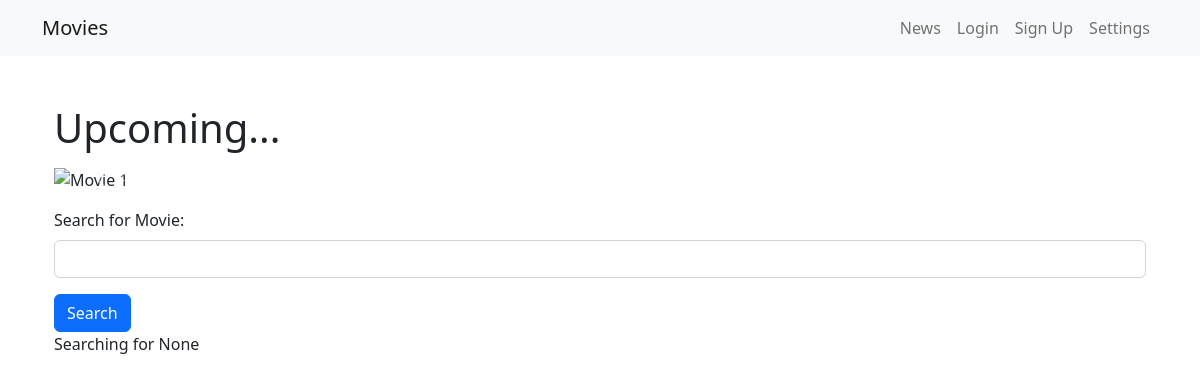
Before: / with the older database file.
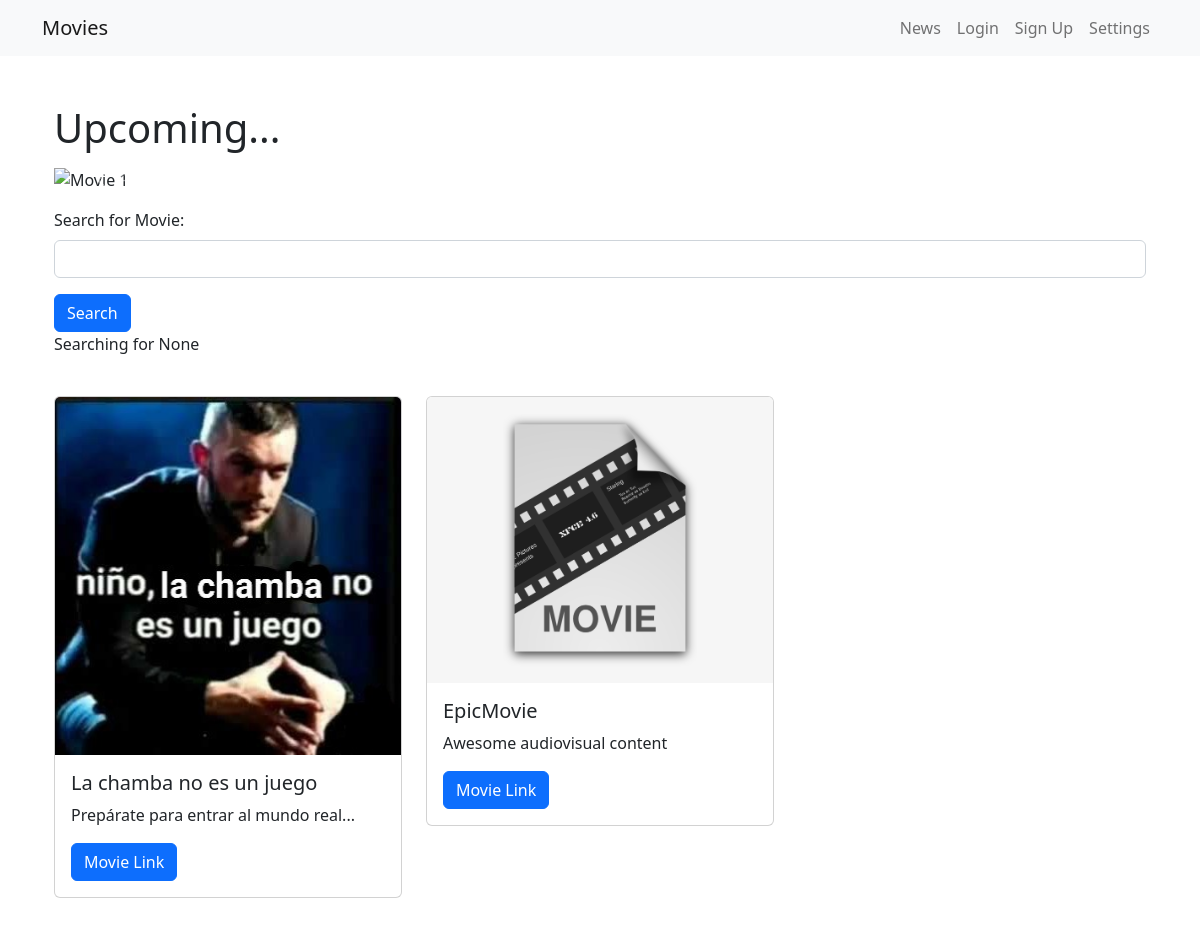
After: the same page with the newer database file.
### movie/models.py (models this page shows)
class Movie(models.Model):
    title = models.CharField(max_length=100)
    description = models.CharField(max_length=250)
    image = models.ImageField(upload_to='movie/images/')
    url = models.URLField(blank=True)

### movie/views.py (the view)
# urls.py: 2. Add a URL to urlpatterns:  path('', views.home, name='home')
def home(request):
    searchTerm = request.GET.get('searchMovie')
    if searchTerm:
        movies = Movie.objects.filter(title__icontains=searchTerm)
    else:
        movies = Movie.objects.all()
    return render(request, 'home.html', {'searchTerm':searchTerm, 'movies':movies})

### movie/templates/home.html (shortened to what this page needs)
<!DOCTYPE html>
<html lang="en">
  <head>
    <link href="https://cdn.jsdelivr.net/npm/bootstrap@5.2.3/dist/css/bootstrap.min.css" rel="stylesheet">
  </head>
  <body>
    {% extends 'base.html' %}
    {% block content %}
    <div class="container mt-5">
        <h1 class="mb-3">Upcoming...</h1>
        <div id="movieCarousel" class="carousel slide mb-3" data-ride="carousel">
            <div class="carousel-inner">
                <div class="carousel-item active">
                    <img src="https://static.miraheze.org/projectsekaiwiki/3/33/Kanade_12_trained_art.png" class="d-block w-100"alt="Movie 1">
                </div>
            </div>
            <a class="carousel-control-prev" href="#movieCarousel" role="button" data-slide="prev">
                <span class="carousel-control-prev-icon" aria-hidden="true"></span>
                <span class="sr-only">Previous</span>
            </a>
            <a class="carousel-control-next" href="#movieCarousel" role="button" data-slide="next">
                <span class="carousel-control-next-icon" aria-hidden="true"></span>
                <span class="sr-only">Next</span>
            </a>
        </div>
    </div>
    <div class="container">
        <form action="">
            <div class="mb-3">
                <label for="searchMovie" class="form-label">
                    Search for Movie:
                </label>
                <input type="text" class="form-control" name="searchMovie" />
            </div>
            <button type="submit" class="btn btn-primary">Search</button>
        </form>
        <p>Searching for {{ searchTerm }}</p>
        <br />
        <div class="row row-cols-1 row-cols-md-3 g-4">
            {% for movie in movies %}
            <div v-for="movie in movies" class="col">
                <div class="card">
                    <img class="card-img-top" src="{{ movie.image.url }}" />
                    <div class="card-body">
                            <h5 class=""card-title fw-bold>{{ movie.title }}</h5>
                        <p class="card-text">{{ movie.description }}</p>
                        {% if movie.url %}
                        <a href="{{ movie.url }}" class="btn btn-primary">
                            Movie Link
                        </a>
                        {% endif %}
                    </div>
                </div>
            </div>
                {% endfor %}
        </div>
        <br />
        <br />
    </div>
    {% endblock content %}

### taller/templates/base.html (shortened to what this page needs)
<!DOCTYPE html>
<html lang="en">
    <head>
        <link href="https://cdn.jsdelivr.net/npm/bootstrap@5.2.3/dist/css/bootstrap.min.css" rel="stylesheet">
    </head>
    <body>
        <nav class="navbar navbar-expand-lg navbar-light bg-light mb-3">
            <div class="container">
                <a class="navbar-brand" href="{% url 'home' %}">Movies</a>
                <div class="collapse navbar-collapse" id="navbarNavAltMarkup">
                    <div class="navbar-nav ms-auto">
                        <a class="nav-link" href="{% url 'news' %}">News</a>
                        <a class="nav-link" href="#">Login</a>
                        <a class="nav-link" href="#">Sign Up</a>
                        <a class="nav-link" href="#">Settings</a>
                    </div>
                </div>
            </div>
        </nav>
            <div class="container">
                {% block content %}
                {% endblock content %}
            </div>
    </body>
</html>

Changed rows visible on the page:
added Movie: image (picture), title "La chamba no es un juego", description "Prepárate para entrar al mundo real..."
added Movie: image (picture), title "EpicMovie", description "Awesome audiovisual content"
